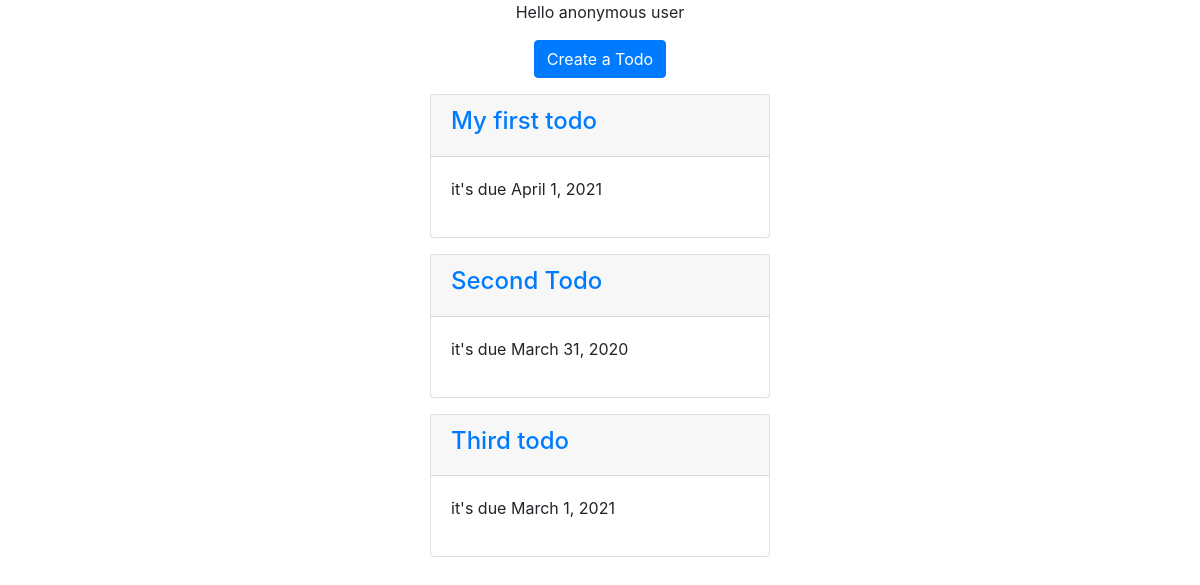
Before: / with the older database file.
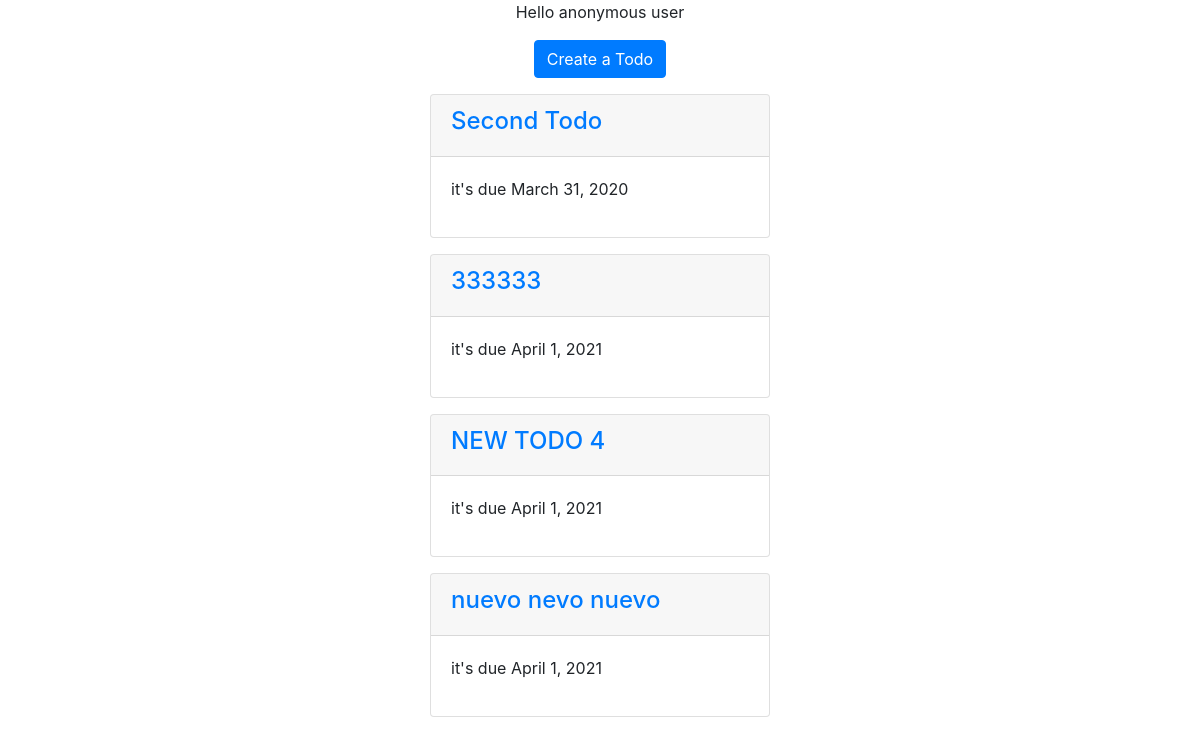
After: the same page with the newer database file.
### todo/models.py (models this page shows)
class Todo(models.Model):
    name = models.CharField(max_length=100)
    due_date = models.DateField()
    def __str__(self):
        return self.name

### todo/views.py (the view)
# urls.py: path('', todo_list),
def todo_list(request):
    todos = Todo.objects.all()
    print(todos)
    context = {
        'todo_list': todos
    }
    return render(request, 'todo/todo_list.html', context)

### todo/templates/todo/todo_list.html
{% extends 'base.html' %}
{% block content%}
<div class="text-center">
    <p>
        {% if request.user.is_authenticated %}
        Hello {{request.user.username}}
        {% else %}
        Hello anonymous user
        {% endif %}
    </p>
    <a class="btn btn-primary" href="/create">Create a Todo</a>
</div>
<div class="col-4 offset-4">
    {% for todo in todo_list %}
    <div class="card mt-3">
        <div class="card-header">
            <a href="/{{todo.id}}">
                <h4>{{todo.name}}</h4>
            </a>
        </div>
        <div class="card-body">
            <p>it's due {{todo.due_date}}</p>
        </div>
    </div>
    {% endfor%}
</div>
{% endblock %}

### templates/base.html (shortened to what this page needs)
<!DOCTYPE html>
<html lang="en">
<head>
    <link rel="stylesheet" href="https://stackpath.bootstrapcdn.com/bootstrap/4.5.2/css/bootstrap.min.css"
>
</head>
<body>
    <div class="container">
        {% block content %}
        {% endblock %}
    </div>
</body>
</html>

Changed rows visible on the page:
removed Todo: name "My first todo", due_date "April 1, 2021"
removed Todo: name "Third todo", due_date "March 1, 2021"
added Todo: name "333333", due_date "April 1, 2021"
added Todo: name "NEW TODO 4", due_date "April 1, 2021"
added Todo: name "nuevo nevo nuevo", due_date "April 1, 2021"
